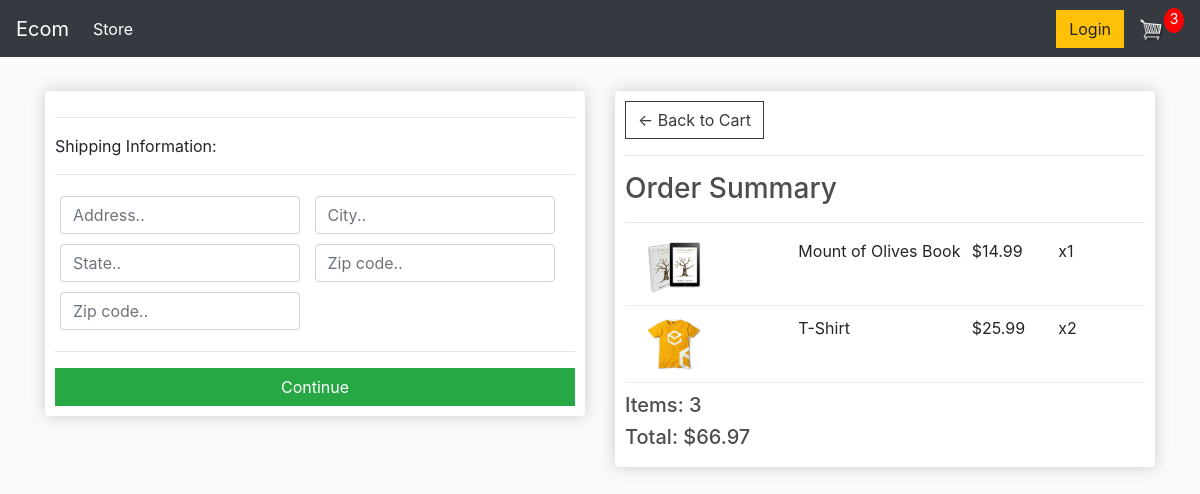
The page /checkout/ (signed in) on the database as committed earlier.
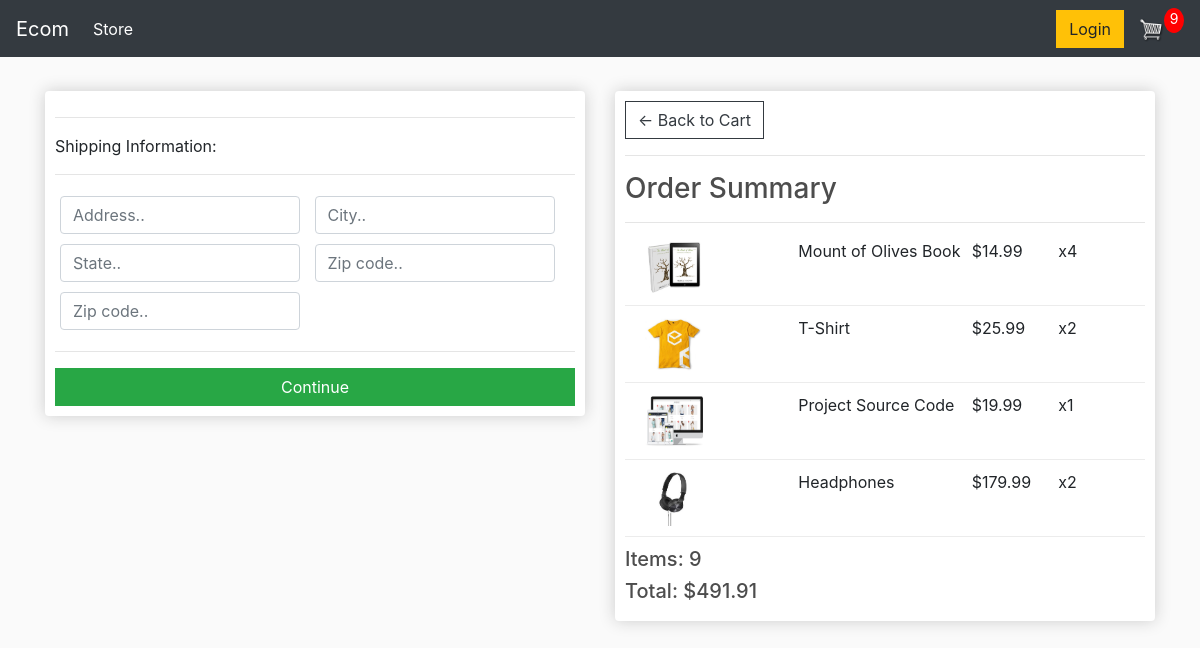
The same page on the database as committed later.
### store/models.py (models this page shows, shortened)
class OrderItem(models.Model):
    product = models.ForeignKey(Product, on_delete=models.SET_NULL, null=True)
    order = models.ForeignKey(Order, on_delete=models.SET_NULL, null=True)
    quantity = models.IntegerField(default=0, blank=True, null=True)
    date_added = models.DateTimeField(auto_now_add=True)
    @property
    def get_total(self):
        total = self.product.price * self.quantity
        return total

class Product(models.Model):
    name = models.CharField(max_length=200)
    price = models.DecimalField(max_digits=10, decimal_places=2)
    digital = models.BooleanField(default=False, blank=True, null=True)
    image = models.ImageField(blank=True, null=True)
    @property
    def imageURL(self):
        try:
            url = self.image.url
        except:
            url = ''
        return url

class Order(models.Model):
    customer = models.ForeignKey(Customer, on_delete=models.SET_NULL, blank=True, null=True)
    date_ordered = models.DateTimeField(auto_now_add=True)
    complete = models.BooleanField(default=False)
    transaction_id = models.CharField(max_length=100, null=True)
    @property
    def shipping(self):
        shipping = False
        orderitems = self.orderitem_set.all()
        for i in orderitems:
            if i.product.digital == False:
                shipping = True
        return shipping
    @property
    def get_cart_total(self):
        orderitems = self.orderitem_set.all()
        total = sum([item.get_total for item in orderitems])
        return total
    @property
    def get_cart_items(self):
        orderitems = self.orderitem_set.all()
        total = sum([item.quantity for item in orderitems])
        return total

### store/views.py (the view)
# urls.py: path('checkout/', views.checkout, name="checkout"),
def checkout(request):
    data = cartData(request)
    cartItems = data['cartItems']
    order = data['order']
    items = data['items']
    context = {'items': items, 'order': order, 'cartItems': cartItems}
    return render(request, 'store/checkout.html', context)

### store/utils.py (called while the page is built)
def cartData(request):
    if request.user.is_authenticated:
        customer = request.user.customer
        order, created = Order.objects.get_or_create(customer=customer, complete=False)
        items = order.orderitem_set.all()
        cartItems = order.get_cart_items
    else:
        cookieData = cookieCart(request)
        cartItems = cookieData['cartItems']
        order = cookieData['order']
        items = cookieData['items']
    return {'cartItems': cartItems, 'order': order, 'items': items}

### store/templates/store/checkout.html (shortened to what this page needs)
{% extends 'store/main.html' %}
{% load static %}
{% block content %}
     <div class="row">
		<div class="col-lg-6">
			<div class="box-element" id="form-wrapper">
				<form id="form">
					<div id="shipping-info">
						<hr>
						<p>Shipping Information:</p>
						<hr>
						<div class="form-field">
							<input class="form-control" type="text" name="address" placeholder="Address..">
						</div>
						<div class="form-field">
							<input class="form-control" type="text" name="city" placeholder="City..">
						</div>
						<div class="form-field">
							<input class="form-control" type="text" name="state" placeholder="State..">
						</div>
						<div class="form-field">
							<input class="form-control" type="text" name="zipcode" placeholder="Zip code..">
						</div>
						<div class="form-field">
							<input class="form-control" type="text" name="country" placeholder="Zip code..">
						</div>
					</div>
					<hr>
					<input id="form-button" class="btn btn-success btn-block" type="submit" value="Continue">
				</form>
			</div>
			<br>
		</div>
		<div class="col-lg-6">
			<div class="box-element">
				<a  class="btn btn-outline-dark" href="{% url 'cart' %}">&#x2190; Back to Cart</a>
				<hr>
				<h3>Order Summary</h3>
				<hr>
				{% for item in items %}
				<div class="cart-row">
					<div style="flex:2"><img class="row-image" src="{{item.product.imageURL}}"></div>
					<div style="flex:2"><p>{{item.product.name}}</p></div>
					<div style="flex:1"><p>${{item.product.price|floatformat:2}}</p></div>
					<div style="flex:1"><p>x{{item.quantity}}</p></div>
				</div>
				{% endfor %}
				<h5>Items:   {{order.get_cart_items}}</h5>
				<h5>Total:   ${{order.get_cart_total|floatformat:2}}</h5>
			</div>
		</div>
	</div>
{% endblock content %}

Rows that differ between the two databases and show on the page:
changed OrderItem "Mount of Olives Book": quantity "1" → "4"
added OrderItem: product.imageURL (picture), product.name "Project Source Code", product.price "19.99", quantity "1"
added OrderItem: product.imageURL (picture), product.name "Headphones", product.price "179.99", quantity "2"
changed through a linked row, Order: get_cart_items "3" → "9"; get_cart_total "66.97" → "491.91"
Other text that changed with them:
{{ cartItems }}: "3" → "9"
